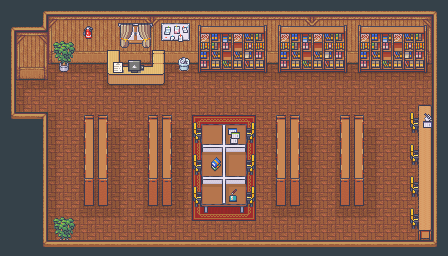

Below is a game level as drawn by its tile map, then a one-line description and the .tmx that defines it (tile-layer data replaced by summaries):
An orthogonal 28x16 tile map with 16x16 px tiles, 15 tile layers (Chao, Tapete, Sombra, Objetos-0, ...) and 9 objects.

<map version="1.5" tiledversion="1.6.0" orientation="orthogonal" renderorder="right-down" width="28" height="16" tilewidth="16" tileheight="16" infinite="0" nextlayerid="20" nextobjectid="10">
 <tileset firstgid="1" source="school_tileset.tsx" />
 <layer id="2" name="Chao" width="28" height="16">
  <data>[448 cells, 346 non-empty, 13 distinct tile ids]</data>
 </layer>
 <layer id="8" name="Tapete" width="28" height="16">
  <data>[448 cells, 28 non-empty, 9 distinct tile ids]</data>
 </layer>
 <layer id="5" name="Sombra" width="28" height="16">
  <data>[448 cells, 110 non-empty, 5 distinct tile ids]</data>
 </layer>
 <layer id="4" name="Objetos-0" width="28" height="16">
  <data>[448 cells, 110 non-empty, 56 distinct tile ids]</data>
 </layer>
 <layer id="7" name="Cadeiras-Direita" width="28" height="16" offsetx="9" offsety="6">
  <data>[448 cells, 4 non-empty, 1 distinct tile ids]</data>
 </layer>
 <layer id="6" name="Objetos-1" width="28" height="16">
  <data>[448 cells, 10 non-empty, 4 distinct tile ids]</data>
 </layer>
 <layer id="11" name="Cadeiras-Centro" width="28" height="16">
  <data>[448 cells, 6 non-empty, 1 distinct tile ids]</data>
 </layer>
 <layer id="10" name="Mesa" width="28" height="16" offsetx="0" offsety="-4">
  <data>[448 cells, 24 non-empty, 9 distinct tile ids]</data>
 </layer>
 <layer id="13" name="Objetos-Mesa" width="28" height="16" offsetx="0" offsety="-3">
  <data>[448 cells, 2 non-empty, 2 distinct tile ids]</data>
 </layer>
 <layer id="9" name="Objetos-2" width="28" height="16">
  <data>[448 cells, 2 non-empty, 2 distinct tile ids]</data>
 </layer>
 <layer id="12" name="Divisor" width="28" height="16" offsetx="8" offsety="-4">
  <data>[448 cells, 9 non-empty, 5 distinct tile ids]</data>
 </layer>
 <layer id="19" name="Player-Layer-Cadeiras-Centro" width="28" height="16">
  <data>[448 cells, 6 non-empty, 1 distinct tile ids]</data>
 </layer>
 <layer id="18" name="Player-Layer-Cadeiras-Direita" width="28" height="16" offsetx="9" offsety="6">
  <data>[448 cells, 4 non-empty, 1 distinct tile ids]</data>
 </layer>
 <layer id="14" name="Acima-Objetos-0" width="28" height="16">
  <data>[448 cells, 39 non-empty, 9 distinct tile ids]</data>
 </layer>
 <layer id="1" name="Acima-Teto" width="28" height="16">
  <data>[448 cells, 102 non-empty, 11 distinct tile ids]</data>
 </layer>
 <objectgroup id="17" name="Collision">
  <object id="1" x="48" y="77">
   <polygon points="0,0 0,-77 -48,-77 -48,179 0,179 0,38 -32,38 -32,0" />
  </object>
  <object id="2" x="48" y="256">
   <polygon points="0,0 0,-13 11,-13 11,-16 21,-16 21,-13 400,-13 400,0" />
  </object>
  <object id="3" x="417.211" y="243">
   <polygon points="0,0 0,-15 -8.21053,-15 -8.21053,-32 -1.02632,-32 -1.02632,-47 -8.21053,-47 -8.21053,-64 -1.02632,-64 -1.02632,-79 -8.21053,-79 -8.21053,-96 -1.21053,-96 -1.21053,-111 -8.21053,-111 -8.21053,-128 -1.21053,-128 -1.21053,-136 14.3684,-136 14.3684,-243 30.7895,-243 30.7895,0" />
  </object>
  <object id="4" x="340" y="203">
   <polygon points="0,0 0,-75 24,-75 24,0" />
  </object>
  <object id="5" x="276" y="203">
   <polygon points="0,0 0,-75 24,-75 24,0" />
  </object>
  <object id="6" x="148" y="203">
   <polygon points="0,0 0,-75 24,-75 24,0" />
  </object>
  <object id="7" x="84" y="203">
   <polygon points="0,0 0,-75 24,-75 24,0" />
  </object>
  <object id="8" x="48" y="61">
   <polygon points="0,0 11,0 11,9 21,9 21,0 59,0 59,21 117,21 117,0 131,0 131,8 141,8 141,0 150,0 150,9 384,9 384,-61 0,-61" />
  </object>
  <object id="9" x="201" y="210">
   <polygon points="-1,-0.0909091 -1,-4 -9,-3.90909 -9,-21 -2,-21 -2,-36 -9,-36 -9,-53 -2,-53 -2,-68 -9,-68 -9,-86 55,-86 55,-68 48,-68 48,-53 55,-53 55,-36 48,-36 48,-21 55,-21 55,-3.90909 47,-4 47,-0.0909091" />
  </object>
 </objectgroup>
</map>
